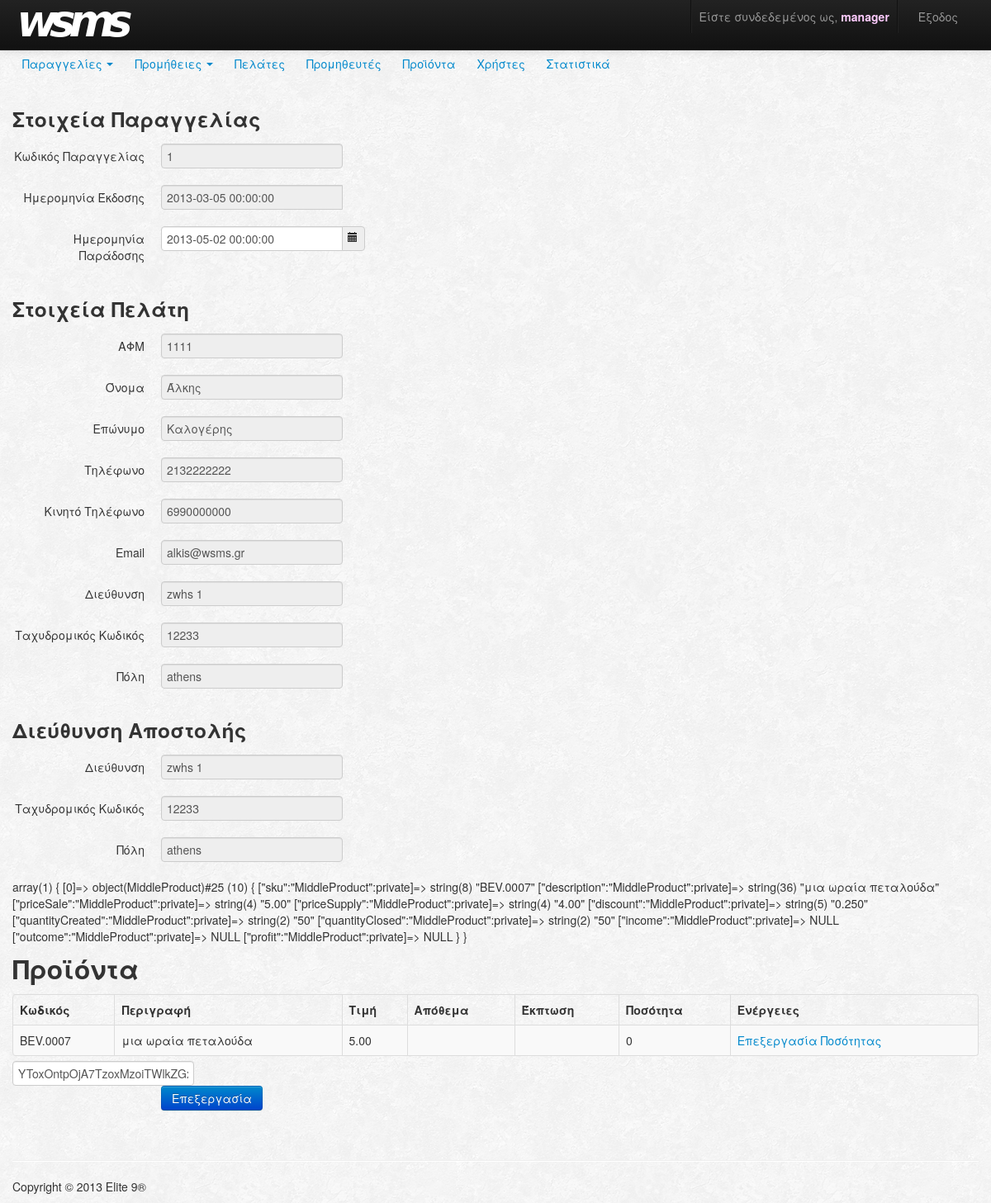
Page /saleOrder/editsaleorder/1 (signed in) on the committed database.
### tables this page shows
CREATE TABLE IF NOT EXISTS `saleorder` (
  `idSaleOrder` int(11) NOT NULL AUTO_INCREMENT,
  `dateUpdated` datetime NOT NULL,
  `dateCreated` datetime NOT NULL,
  `dateClosed` datetime DEFAULT NULL,
  `dateDue` datetime DEFAULT NULL,
  `customerSsn` varchar(9) NOT NULL,
  `idUser` int(11) NOT NULL,
  `status` enum('active','inactive','closed','problem') NOT NULL,
  `address` varchar(100) DEFAULT NULL,
  `updated` CHAR(0) DEFAULT NULL,
  PRIMARY KEY (`idSaleOrder`,`dateUpdated`),
  KEY `fk_OrderSale_Customer1_idx` (`customerSsn`),
  KEY `fk_OrderSale_User1_idx` (`idUser`)
);

CREATE TABLE IF NOT EXISTS `customer` (
  `ssn` varchar(9) NOT NULL,
  `name` varchar(45) NOT NULL,
  `surname` varchar(45) NOT NULL,
  `phone` varchar(20) DEFAULT NULL,
  `cellphone` varchar(20) DEFAULT NULL,
  `email` varchar(45) DEFAULT NULL,
  `address` varchar(100) NOT NULL,
  `zipCode` varchar(10) NOT NULL,
  `city` varchar(45) NOT NULL,
  `version` int(11) NOT NULL DEFAULT '0',
  PRIMARY KEY (`ssn`)
);

### index.php (called while the page is built, shortened)
<?php
$app = new Router();

### Models/SaleOrderModel.php (called while the page is built, shortened)
<?php
require_once("entities/SaleOrder.php");
require_once("entities/MiddleProduct.php");
class SaleOrderModel extends Model
{
	public static function getSaleOrderById($idSaleOrder)
	{
		$pdo = Connector::getPDO();
		try
		{
			$stmt = $pdo->prepare("SELECT COUNT(*)
								   FROM saleorder
                                   WHERE idSaleOrder = :idSaleOrder
								   ");
			$stmt->bindValue(":idSaleOrder", $idSaleOrder);
			$stmt->execute();
			$count = (int) $stmt->fetchColumn();
			if($count ==0){
				return null;
			}
			else if($count ==1){
				$stmt = $pdo->prepare("SELECT * FROM saleorder
    								   WHERE idSaleOrder = :idSaleOrder
									");
			}
			else{
				$stmt = $pdo->prepare("SELECT * FROM saleorder
    								   WHERE idSaleOrder = :idSaleOrder
    								   AND dateCreated <> dateUpdated
									");
			}
			$stmt->bindValue(":idSaleOrder", $idSaleOrder);
			$stmt->execute();
			$saleOrderCol = $stmt->fetch();
			$stmt = $pdo->prepare("SELECT username FROM user WHERE idUser = :idUser
									");
			$stmt->bindValue(":idUser", $saleOrderCol['idUser']);
			$stmt->execute();
			$username = $stmt->fetchColumn();
			$stmt = $pdo->prepare("SELECT sku, currentDescription, currentPriceSale, currentPriceSupply, currentDiscount, quantityCreated, quantityClosed
									  FROM saleorder_has_product
                                      WHERE idSaleOrder = :idSaleOrder
									  AND dateUpdated = :dateUpdated");
                $stmt->bindValue(":idSaleOrder", $saleOrderCol['idSaleOrder']);
				$stmt->bindValue(":dateUpdated", $saleOrderCol['dateUpdated']);
                $stmt->execute();
                $middleProductsColumns = $stmt->fetchAll();
                $middleProductObjArray = array();
                foreach ($middleProductsColumns as $middleProductsCol)
                {
                    $middleProductObjArray[] = new MiddleProduct($middleProductsCol['sku'],
																 $middleProductsCol['currentDescription'],
																 $middleProductsCol['currentPriceSale'],
																 $middleProductsCol['currentPriceSupply'],
																 $middleProductsCol['currentDiscount'],
																 $middleProductsCol['quantityCreated'],
																 $middleProductsCol['quantityClosed']);
                }
                $saleOrderObj =  new SaleOrder($saleOrderCol['dateDue'],
													  $saleOrderCol['customerSsn'],
													  $saleOrderCol['idUser'],
													  $saleOrderCol['status'],
													  $middleProductObjArray,
													  $saleOrderCol['dateCreated'],
													  $saleOrderCol['idSaleOrder'],
													  $saleOrderCol['dateUpdated'],
                									  $saleOrderCol['dateClosed'],
                									  $saleOrderCol['address'],
                									  $username);
			return $saleOrderObj;
		}
		catch(PDOException $e)
		{
			echo $e->getMessage();
		}
	}
}

### Models/entities/SaleOrder.php (called while the page is built, shortened)
<?php
class SaleOrder
{
    private $idSaleOrder;
	private $dateCreated;
	private $dateDue;
	private $customerSsn;
	private $products;
    public function __construct($dateDue,
								$customerSsn,
								$idUser,
								$status,
								$middleProductObjArray,
								$dateCreated = null,
								$idSaleOrder = null,
								$dateUpdated = null,
								$dateClosed = null,
    							$address = null,
    							$username = null)
    {
		$this->dateCreated = $dateCreated;
		$this->idSaleOrder = $idSaleOrder;
		$this->dateDue = $dateDue;
		$this->customerSsn = $customerSsn;
		$this->products = $middleProductObjArray;
    }
    public function __get($param)
    {
		switch ($param)
		{
			case "idSaleOrder":
				return $this->idSaleOrder;
			case "dateCreated":
				return $this->dateCreated;
			case "dateDue":
				return $this->dateDue;
			case "customerSsn":
				return $this->customerSsn;
			case "products":
				return $this->products;
		}
    }
}

### Models/CustomerModel.php (called while the page is built, shortened)
<?php
require_once("entities/Customer.php");
class CustomerModel extends Model
{
    public static function getCustomerBySsn($customerSsn)
    {
		$pdo = Connector::getPDO();
        try
        {
            $stmt = $pdo->prepare("SELECT *
                                  FROM customer
                                  WHERE ssn = :customerSsn");
            $stmt->bindValue(":customerSsn", $customerSsn);
            $stmt->execute();
            $customerCol = $stmt->fetch(PDO::FETCH_ASSOC);
			return new Customer($customerCol['name'],
								$customerCol['surname'],
								$customerCol['ssn'],
								$customerCol['phone'],
								$customerCol['cellphone'],
								$customerCol['email'],
								$customerCol['address'],
								$customerCol['city'],
								$customerCol['zipCode']);
        }
        catch(PDOException $e)
        {
			throw $e;
        }
    }
}

### Models/entities/Customer.php (called while the page is built, shortened)
<?php
class Customer
{
    private $name;
    private $surname;
    private $ssn;
    private $phone;
    private $cellphone;
    private $email;
    private $address;
    private $city;
    private $zipCode;
    public function __construct($name,
								$surname,
								$ssn,
    							$phone,
    							$cellphone,
    							$email,
								$address,
								$city,
								$zipCode)
    {
		$this->name = $name;
		$this->surname = $surname;
		$this->ssn = $ssn;
		$this->phone = $phone;
		$this->cellphone = $cellphone;
		$this->email = $email;
		$this->address = $address;
		$this->city = $city;
		$this->zipCode = $zipCode;
    }
    public function __get($param)
    {
		switch ($param)
		{
			case "name":
				return $this->name;
			case "surname":
				return $this->surname;
			case "ssn":
				return $this->ssn;
			case "phone":
				return $this->phone;
			case "cellphone":
				return $this->cellphone;
			case "email":
				return $this->email;
			case "address":
				return $this->address;
			case "zipCode":
				return $this->zipCode;
			case "city":
				return $this->city;
		}
    }
}

### Models/entities/MiddleProduct.php (called while the page is built, shortened)
<?php
class MiddleProduct
{
    private $sku;
    private $description;
    private $priceSale;
    public function __construct($sku,
								$description,
								$priceSale,
								$priceSupply,
								$discount,
								$quantityCreated,
								$quantityClosed = null,
    							$income = null,
    							$outcome = null,
    							$profit = null)
    {
		$this->sku = $sku;
		$this->description = $description;
		$this->priceSale = $priceSale;
    }
    public function __get($param)
    {
		switch ($param)
		{
			case "sku":
				return $this->sku;
			case "description":
				return $this->description;
			case "priceSale":
				return $this->priceSale;
		}
    }
}

### Views/sales/edit.php (the view)
<?php
  require_once 'Views/navbars/navbar.php';
?>
<?php
  require_once 'Views/navbars/navbar.php';
?>
<form class="form-horizontal" action="<?php echo SALEORDER . "/update"; ?>" method="post">
	<div class="container">
		<h3>
			Στοιχεία Παραγγελίας
		</h3>
		<div class="control-group">
			<label class="control-label" for="saleOrderID">Κωδικός Παραγγελίας</label>
			<div class="controls">
				<input type="text" name="saleOrderID" id="saleOrderID" value="<?php echo $data->saleorder->idSaleOrder; ?>" readonly>
			</div>
		</div>
		<div class="control-group">
			<label class="control-label" for="datePublish">Ημερομηνία Έκδοσης</label>
			<div class="controls">
				<div id="datePublish" class="input-append date">
					<input name="dateCreated" data-format="dd/MM/yyyy hh:mm:ss" type="text" value="<?php echo $data->saleorder->dateCreated; ?>" readonly></input>
				</div>
			</div>
		</div>
		<div class="control-group">
			<label class="control-label" for="dateDue">Ημερομηνία Παράδοσης</label>
			<div class="controls">
				<div id="dateDue" class="input-append date">
					<input name='dateDue' data-format="dd/MM/yyyy hh:mm:ss" type="text" value="<?php echo $data->saleorder->dateDue; ?>"></input>
					<span class="add-on">
						<i data-time-icon="icon-time" data-date-icon="icon-calendar">
						</i>
					</span>
				</div>
			</div>
		</div>
	</div>
	<div class="container">
		<h3>
			Στοιχεία Πελάτη
		</h3>
		<div class="control-group">
    		<label class="control-label" for="ssn">ΑΦΜ</label>
    			<div class="controls">
      				<input type="text" name="ssn" value="<?php echo $data->customer->ssn; ?>" readonly>
    			</div>
  		</div>
  		<div class="control-group">
    		<label class="control-label" for="name">Όνομα</label>
    			<div class="controls">
      				<input type="text" name="name" value="<?php echo $data->customer->name; ?>" readonly>
    			</div>
  		</div>
  		<div class="control-group">
    		<label class="control-label" for="surname">Επώνυμο</label>
    		<div class="controls">
      			<input type="text" name="surname" value="<?php echo $data->customer->surname; ?>" readonly>
    		</div>
  		</div>
  		<div class="control-group">
    		<label class="control-label" for="phone">Τηλέφωνο</label>
    			<div class="controls">
      				<input type="text" name="phone" value="<?php echo $data->customer->phone; ?>" readonly>
    			</div>
  		</div>
  		<div class="control-group">
    		<label class="control-label" for="cellphone">Κινητό Τηλέφωνο</label>
    			<div class="controls">
      				<input type="text" name="cellphone" value="<?php echo $data->customer->cellphone; ?>" readonly>
    			</div>
  		</div>
  		<div class="control-group">
    		<label class="control-label" for="email">Email</label>
    			<div class="controls">
      				<input type="text" name="email" value="<?php echo $data->customer->email; ?>" readonly>
    			</div>
  		</div>
  		<div class="control-group">
    		<label class="control-label" for="address">Διεύθυνση</label>
    			<div class="controls">
      				<input type="text" name="address" value="<?php echo $data->customer->address; ?>" readonly>
    			</div>
  		</div>
  		<div class="control-group">
    		<label class="control-label" for="zipCode">Ταχυδρομικός Κωδικός</label>
    			<div class="controls">
      				<input type="text" name="zipCode" value="<?php echo $data->customer->zipCode; ?>" readonly>
    			</div>
  		</div>
  		<div class="control-group">
    		<label class="control-label" for="city">Πόλη</label>
    			<div class="controls">
      				<input type="text" name="city" value="<?php echo $data->customer->city; ?>" readonly>
    			</div>
  		</div>
	</div>
	<div class="container">
		<h3>
			Διεύθυνση Αποστολής
		</h3>
		<div class="control-group">
    		<label class="control-label" for="address">Διεύθυνση</label>
    			<div class="controls">
      				<input type="text" name="address" value="<?php echo $data->customer->address; ?>" readonly>
    			</div>
  		</div>
  		<div class="control-group">
    		<label class="control-label" for="zipCode">Ταχυδρομικός Κωδικός</label>
    			<div class="controls">
      				<input type="text" name="zipCode" value="<?php echo $data->customer->zipCode; ?>" readonly>
    			</div>
  		</div>
  		<div class="control-group">
    		<label class="control-label" for="city">Πόλη</label>
    			<div class="controls">
      				<input type="text" name="city" value="<?php echo $data->customer->city; ?>" readonly>
    			</div>
  		</div>
	</div>
	<?php
		var_dump($data->saleorder->products);
	?>
	<div class="container">
		<h2>
			Προϊόντα
		</h2>
		<table cellpadding="0" cellspacing="0" border="0" class="table table-striped table-bordered" width="100%">
			<thead>
			<tr>
				<th><strong>Κωδικός</strong></th>
				<th><strong>Περιγραφή</strong></th>
				<th><strong>Τιμή</strong></th>
				<th><strong>Απόθεμα</strong></th>
				<th><strong>Έκπτωση</strong></th>
				<th><strong>Ποσότητα</strong></th>
				<th><strong>Ενέργειες</strong></th>
			</tr>
			</thead>
			<tbody>
			<?php
					for ($i = 0; $i <= count($data->saleorder->products) - 1; $i++) {
						echo "<tr>";
						echo "<td>" . $data->saleorder->products[$i]->sku . "</td>";
						echo "<td>" . $data->saleorder->products[$i]->description . "</td>";
						echo "<td>" . $data->saleorder->products[$i]->priceSale . "</td>";
						echo "<td>" . $data->saleorder->products[$i]->availableSum . "</td>";
						echo "<td>" . "" . "</td>";
						echo "<td>0</td>";
						echo '<td><a class="edit" href="">Επεξεργασία Ποσότητας</a></td>';
						echo "</tr>";
					}
			?>
			</tbody>
		</table>
		<input type='text' hidden='hidden' name='middleProducts' value='<?php echo base64_encode(serialize($data->saleorder->products)); ?>'>
	</div>
	<div class="container">
		<div class="control-group">
			<div class="controls">
				<button type="submit" class="btn btn-primary">Επεξεργασία</button>
			</div>
		</div>
	</div>
</form>

### rows in the picture
saleorder: saleOrderID "1", dateCreated "2013-03-05 00:00:00", dateDue "2013-05-02 00:00:00"
customer: ssn "1111", name "Άλκης", surname "Καλογέρης", phone "2132222222", cellphone "6990000000", email "alkis@wsms.gr", address "zwhs 1", zipCode "12233", city "athens"

### other values in the picture
$_SESSION['username'] "manager"
$data->saleorder->products[$i]->sku "BEV.0007"
$data->saleorder->products[$i]->description "μια ωραία πεταλούδα"
$data->saleorder->products[$i]->priceSale "5.00"
